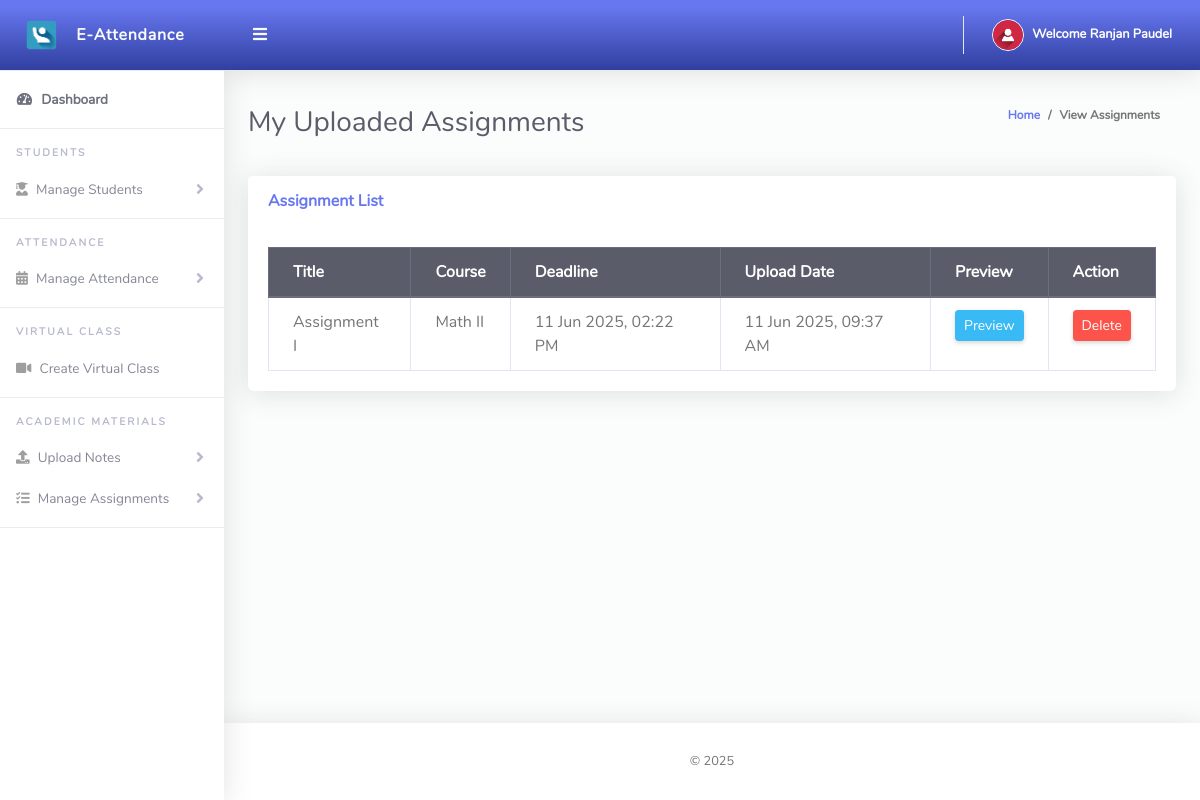
Screenshot of /ClassTeacher/viewAssignments.php (signed in) with the database file from the repository.
### tables this page shows
CREATE TABLE `tblclassteacher` (
  `Id` int(10) NOT NULL,
  `firstName` varchar(255) NOT NULL,
  `lastName` varchar(255) NOT NULL,
  `emailAddress` varchar(255) NOT NULL,
  `password` varchar(255) NOT NULL,
  `phoneNo` varchar(50) NOT NULL,
  `webauthn_setup_token` varchar(255) DEFAULT NULL,
  `webauthn_setup_token_expiry` datetime DEFAULT NULL
);

CREATE TABLE `tblassignments` (
  `Id` int(11) NOT NULL,
  `Title` varchar(255) NOT NULL,
  `Description` text DEFAULT NULL,
  `FilePath` varchar(255) DEFAULT NULL,
  `ClassArmId` int(11) NOT NULL,
  `Deadline` datetime NOT NULL,
  `UploadedBy` int(11) NOT NULL,
  `UploadDate` datetime NOT NULL,
  `isDeleted` tinyint(1) DEFAULT 0
);

CREATE TABLE `tblclassarms` (
  `Id` int(11) NOT NULL,
  `CourseCode` varchar(10) NOT NULL,
  `ClassId` int(10) NOT NULL,
  `CourseName` varchar(255) NOT NULL,
  `AssignedTo` varchar(50) NOT NULL,
  `isAssigned` varchar(10) NOT NULL
);

### ClassTeacher/viewAssignments.php (the view, shortened to what this page needs)
<?php
include '../Includes/dbcon.php';
$teacherId = $_SESSION['userId'];
$query = "SELECT tblassignments.*, tblclassarms.CourseName
          FROM tblassignments
          JOIN tblclassarms ON tblassignments.ClassArmId = tblclassarms.Id
          WHERE tblassignments.UploadedBy = '$teacherId'
          ORDER BY tblassignments.UploadDate DESC";
$result = mysqli_query($conn, $query);
?>
<!DOCTYPE html>
<html lang="en">
<head>
    <link href="../vendor/fontawesome-free/css/all.min.css" rel="stylesheet">
    <link href="../vendor/bootstrap/css/bootstrap.min.css" rel="stylesheet">
    <link href="css/ruang-admin.min.css" rel="stylesheet">
</head>
<body id="page-top">
<div id="wrapper">
    <?php include "Includes/sidebar.php"; ?>
    <div id="content-wrapper" class="d-flex flex-column">
        <div id="content">
            <?php include "Includes/topbar.php"; ?>
            <div class="container-fluid" id="container-wrapper">
                <div class="d-sm-flex align-items-center justify-content-between mb-4">
                    <h1 class="h3 mb-0 text-gray-800">My Uploaded Assignments</h1>
                    <ol class="breadcrumb">
                        <li class="breadcrumb-item"><a href="./">Home</a></li>
                        <li class="breadcrumb-item active" aria-current="page">View Assignments</li>
                    </ol>
                </div>
                <div class="card mb-4">
                    <div class="card-header py-3">
                        <h6 class="m-0 font-weight-bold text-primary">Assignment List</h6>
                    </div>
                    <div class="card-body">
                        <?php if (mysqli_num_rows($result) > 0): ?>
                            <table class="table table-bordered table-hover">
                                <thead class="thead-dark">
                                    <tr>
                                        <th>Title</th>
                                        <th>Course</th>
                                        <th>Deadline</th>
                                        <th>Upload Date</th>
                                        <th>Preview</th>
                                        <th>Action</th>
                                    </tr>
                                </thead>
                                <tbody>
                                    <?php while ($row = mysqli_fetch_assoc($result)): ?>
                                        <tr>
                                            <td><?= htmlspecialchars($row['Title']) ?></td>
                                            <td><?= htmlspecialchars($row['CourseName']) ?></td>
                                            <td><?= date('d M Y, h:i A', strtotime($row['Deadline'])) ?></td>
                                            <td><?= date('d M Y, h:i A', strtotime($row['UploadDate'])) ?></td>
                                            <td>
                                                <?php if (!empty($row['FilePath'])): ?>
                                                    <button class="btn btn-info btn-sm preview-btn" data-file="<?= htmlspecialchars($row['FilePath']) ?>">Preview</button>
                                                <?php else: ?>
                                                    <span class="text-muted">No File</span>
                                                <?php endif; ?>
                                            </td>
                                            <td>
                                                <a href="?delete=<?= $row['Id'] ?>" onclick="return confirm('Are you sure you want to delete this assignment?');" class="btn btn-danger btn-sm">Delete</a>
                                            </td>
                                        </tr>
                                    <?php endwhile; ?>
                                </tbody>
                            </table>
                        <?php else: ?>
                            <div class="alert alert-info">No assignments uploaded yet.</div>
                        <?php endif; ?>
                    </div>
                </div>
            </div>
        </div>
        <?php include "Includes/footer.php"; ?>
    </div>
</div>
</body>
</html>

### ClassTeacher/Includes/topbar.php (shortened to what this page needs)
<?php
  $query = "SELECT * FROM tblclassteacher WHERE Id = ".$_SESSION['userId']."";
  $rs = $conn->query($query);
  $rows = $rs->fetch_assoc();
  $fullName = $rows['firstName']." ".$rows['lastName'];;
?>
<nav class="navbar navbar-expand navbar-light bg-gradient-primary topbar mb-4 static-top">
          <button id="sidebarToggleTop" class="btn btn-link rounded-circle mr-3">
            <i class="fa fa-bars"></i>
          </button>
          <ul class="navbar-nav ml-auto">
            <li class="nav-item dropdown no-arrow">
              <a class="nav-link dropdown-toggle" href="#" id="userDropdown" role="button" data-toggle="dropdown"
                aria-haspopup="true" aria-expanded="false">
                <img class="img-profile rounded-circle" src="img/user-icn.png" style="max-width: 60px">
                <span class="ml-2 d-none d-lg-inline text-white small"><b>Welcome <?php echo $fullName;?></b></span>
              </a>
            </li>
          </ul>
        </nav>

### rows the page displays
tblclassteacher: fullName "Ranjan Paudel"
tblassignments: Title "Assignment I", ClassArmId.CourseName "Math II", Deadline "11 Jun 2025, 02:22 PM", UploadDate "11 Jun 2025, 09:37 AM"
